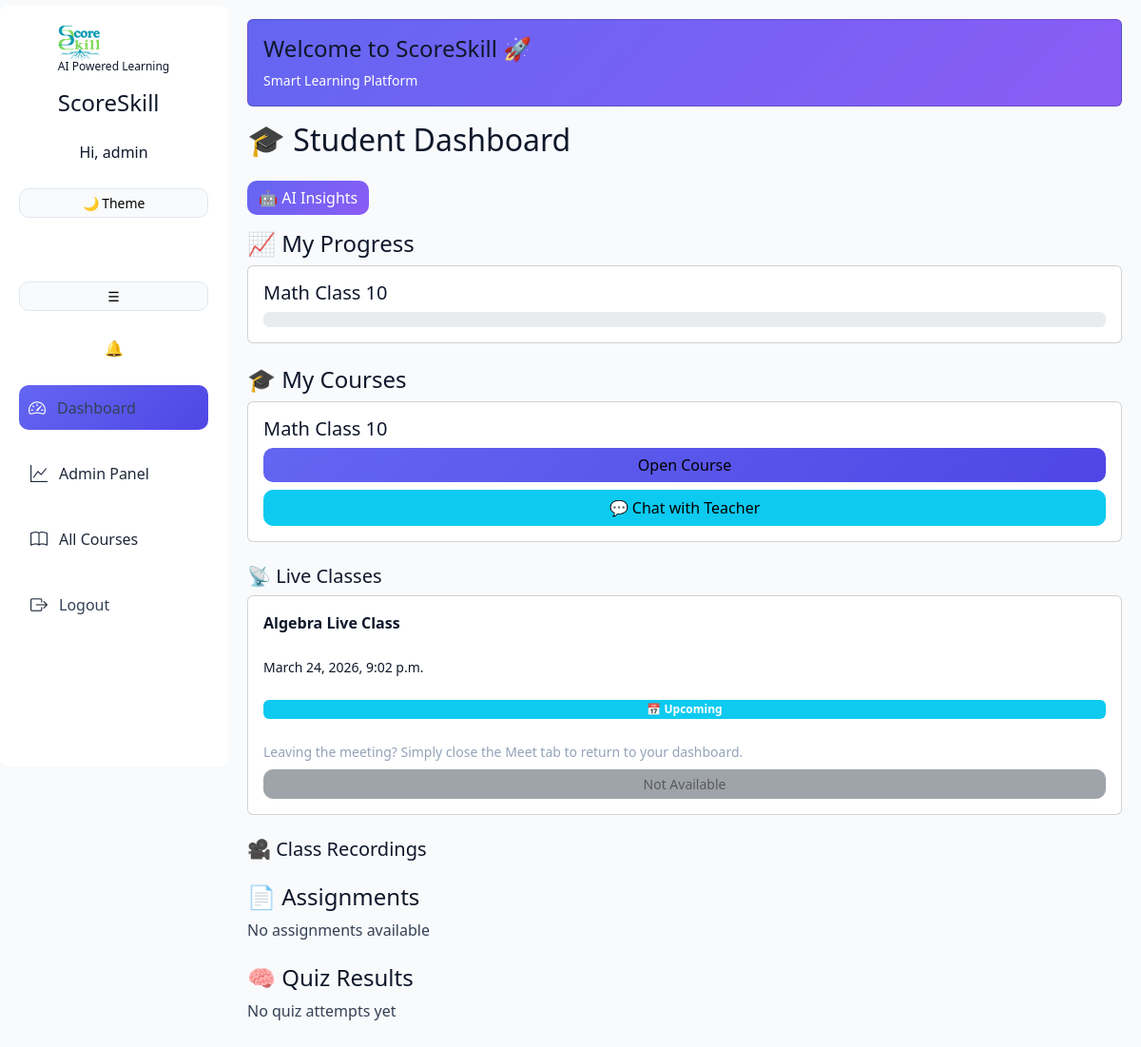
The page /dashboard/ (signed in) on the database its author committed.
### core/models.py (models this page shows, shortened)
class User(AbstractUser):
    USER_TYPE_CHOICES = (
        ('teacher', 'Teacher'),
        ('student', 'Student'),
    )
    user_type = models.CharField(
        max_length=10,
        choices=USER_TYPE_CHOICES,
        default='student'
    )
    last_seen = models.DateTimeField(null=True, blank=True)

class Course(models.Model):
    title = models.CharField(max_length=200)
    description = models.TextField()
    teacher = models.ForeignKey(User, on_delete=models.CASCADE)
    price = models.IntegerField(default=499)
    is_private = models.BooleanField(default=False)   # 👈 ADD THIS

class LiveClass(models.Model):
    title = models.CharField(max_length=200)
    course = models.ForeignKey(Course, on_delete=models.CASCADE)
    date = models.DateTimeField()
    meeting_link = models.URLField(null=True, blank=True)
    whiteboard_link = models.URLField(null=True, blank=True)
    is_live = models.BooleanField(default=False)
    is_completed = models.BooleanField(default=False)
    teacher_started = models.BooleanField(default=False)
    completed_at = models.DateTimeField(null=True,blank=True)

### core/views.py (the view, shortened to what this page needs)
# urls.py: path('dashboard/', views.dashboard, name='dashboard'),
def dashboard(request):
    from django.utils.timezone import now
    if not request.user.is_authenticated:
        request.user.last_seen = now()
        request.user.save()
        return redirect('login')
    recordings = []
    if getattr(request.user, 'user_type', None) == 'teacher':
        courses = Course.objects.filter(teacher=request.user)
        total_students = Enrollment.objects.filter(course__in=courses).count()
        total_classes = LiveClass.objects.filter(course__in=courses).count()
        total_revenue = Enrollment.objects.filter(
            course__in=courses
        ).count() * 500  # temporary logic
        total_assignments = Assignment.objects.filter(
            lesson__module__course__in=courses
        ).count()
        thirty_minutes_ago = timezone.now() - timedelta(minutes=30)
        live_classes = LiveClass.objects.filter(
            course__in=courses
        ).exclude(
            is_completed=True,
            completed_at__lt=thirty_minutes_ago
        )
        notifications = Notification.objects.filter(
            user=request.user
        ).order_by('-created_at')[:5]
        notification_count = Notification.objects.filter(
            user=request.user,
            is_read=False
        ).count()
        return render(request, 'teacher_dashboard.html', {
            'courses': courses,
            'total_students': total_students,
            'total_classes': total_classes,
            'total_revenue': total_revenue,
            'total_assignments': total_assignments,
            'live_classes': live_classes,
            'notification_count': notification_count,
            'notifications': notifications,
        })
    else:
        enrolled = Enrollment.objects.filter(student=request.user)
        enrolled_courses = [e.course for e in enrolled]
        next_class = LiveClass.objects.filter(
            course__in=enrolled_courses,
            date__gte=timezone.now()
        ).order_by('date').first()
        thirty_minutes_ago = timezone.now() - timedelta(minutes=30)
        live_classes = LiveClass.objects.filter(
            course__in=enrolled_courses
        ).exclude(
            is_completed=True,
            completed_at__lt=thirty_minutes_ago
        )
        for cls in live_classes:
            now = timezone.now()
            cls.can_join = False
            cls.status = "Upcoming"
            if cls.date - timedelta(minutes=5) <= now <= cls.date:
                cls.status = "Starting Soon"
            if cls.is_live:
                cls.status = "Live"
            if cls.is_completed or now > cls.date + timedelta(hours=2):
                cls.status = "Completed"
            if cls.is_live or (cls.date - timedelta(minutes=5) <= now <= cls.date + timedelta(hours=2)):
                cls.can_join = True
        progress_data = []
        for course in enrolled_courses:
            total_lessons = Lesson.objects.filter(module__course=course).count()
            completed_lessons = Progress.objects.filter(
                student=request.user,
                lesson__module__course=course,
                completed=True
            ).count()
            percent = 0
            if total_lessons > 0:
                percent = int((completed_lessons / total_lessons) * 100)
            certificate_unlocked = percent >= 80
            if certificate_unlocked:
                Notification.objects.get_or_create(
                    user=request.user,
                    message=f"🎓 Certificate unlocked for {course.title}"
                )
            progress_data.append({
                'course': course,
                'percent': percent,
                'certificate': certificate_unlocked
            })
        assignments = Assignment.objects.filter(
            lesson__module__course__in=enrolled_courses
        )
        assignment_data = []
        quiz_results = QuizResult.objects.filter(student=request.user)
        recordings = []
        notifications = Notification.objects.filter(
            user=request.user
        ).order_by('-created_at')[:5]
        notification_count = Notification.objects.filter(
            user=request.user,
            is_read=False
        ).count()
        return render(request, 'student_dashboard.html', {
            'enrolled_courses': enrolled_courses,
            'live_classes': live_classes,
            'progress_data': progress_data,
            'assignments': assignment_data,
            'quiz_results': quiz_results,
            'next_class': next_class,
            'recordings': recordings,
            'notification_count': notification_count,
            'notifications': notifications,
        })

### core/templates/student_dashboard.html (shortened to what this page needs)
{% extends 'base.html' %}
{% block content %}
<h2 class="mb-4">🎓 Student Dashboard</h2>
<a href="/ai-insights/" class="btn ai-btn mb-3">
    🤖 AI Insights
</a>
<h4>📈 My Progress</h4>
{% for item in progress_data %}
<div class="card p-3 mb-3">
    <h5>{{ item.course.title }}</h5>
    <div class="progress">
    </div>
</div>
{% endfor %}
<h4 class="mt-4">🎓 My Courses</h4>
{% if enrolled_courses %}
    {% for course in enrolled_courses %}
        <div class="card p-3 mb-3">
            <h5>{{ course.title }}</h5>
            <a href="/course/{{ course.id }}/" class="btn btn-primary">
                Open Course
            </a>
            <a href="/chat/{{ course.teacher.id }}/{{ course.id }}/"
                class="btn btn-info mt-2">
                💬 Chat with Teacher
            </a>
        </div>
    {% endfor %}
{% else %}
    <div class="card p-3 text-center">
        No courses enrolled yet
    </div>
{% endif %}
<h5 class="mt-4">📡 Live Classes</h5>
{% for cls in live_classes %}
<div class="card p-3 mb-3">
    <strong>{{ cls.title }}</strong><br>
    <small>{{ cls.date }}</small><br>
    {% if cls.is_completed %}
        <span class="badge bg-secondary">
            ✔ Completed
        </span>
    {% elif cls.is_live %}
        <span class="badge bg-danger">
            🔴 Live
        </span>
    {% elif cls.status == "Starting Soon" %}
        <span class="badge bg-warning">
            ⏳ Starting Soon
        </span>
    {% else %}
        <span class="badge bg-info">
            📅 Upcoming
        </span>
    {% endif %}
    <br>
        <small class="text-muted">
        Leaving the meeting? Simply close the Meet tab to return to your dashboard.
        </small>
    {% if cls.is_completed %}
        <button class="btn btn-secondary btn-sm mt-2" disabled>
            ✔ Class Completed
        </button>
    {% elif cls.can_join %}
        <a href="{% url 'join_live_class' cls.id %}"
            target="_blank"
            class="btn btn-success btn-sm mt-2">
            Join Class
        </a>
    {% else %}
        <button class="btn btn-secondary btn-sm mt-2" disabled>
            Not Available
        </button>
    {% endif %}
</div>
{% empty %}
<div class="card p-3 text-center">
    No live classes available
</div>
{% endfor %}
<h5 class="mt-4">🎥 Class Recordings</h5>
<h4 class="mt-4">📄 Assignments</h4>
{% for item in assignments %}
<div class="card p-3 mb-2 d-flex justify-content-between align-items-center">
    <div>
        <strong>{{ item.assignment.title }}</strong>
    </div>
    <div>
        {% if item.submitted %}
            <span class="badge bg-success">Submitted</span>
        {% else %}
            <span class="badge bg-danger">Pending</span>
            <a href="/submit/{{ item.assignment.id }}/"
               class="btn btn-sm btn-warning ms-2">
               Submit
            </a>
        {% endif %}
    </div>
</div>
{% empty %}
<p>No assignments available</p>
{% endfor %}
<h4 class="mt-4">🧠 Quiz Results</h4>
{% for result in quiz_results %}
<div class="card p-2 mb-2">
    {{ result.quiz.title }}
    <span class="badge bg-success">
        {{ result.score }}/{{ result.total }}
    </span>
</div>
{% empty %}
<p>No quiz attempts yet</p>
{% endfor %}
{% endblock %}

### core/templates/base.html (shortened to what this page needs)
<!DOCTYPE html>
<html>
{% load static %}
<head>
    <link href="https://cdn.jsdelivr.net/npm/bootstrap@5.3.0/dist/css/bootstrap.min.css" rel="stylesheet">
    <link href="https://cdn.jsdelivr.net/npm/bootstrap-icons/font/bootstrap-icons.css" rel="stylesheet">
</head>
<body>
<div class="sidebar" id="sidebar">
    <h4>
        <img src="{% static 'scoreskill_logo.png' %}" class="logo" width="45">
        <p style="font-size:12px; color:#94a3b8;">AI Powered Learning</p>
        ScoreSkill
    </h4>
    {% if request.user.is_authenticated %}
        <p class="mt-2">Hi, {{ request.user.username }}</p>
    {% endif %}
    <button onclick="toggleDarkMode()" class="btn btn-sm btn-outline-secondary mb-3 w-100">
        🌙 Theme
    </button>
    <button onclick="toggleSidebar()" class="btn btn-sm btn-outline-secondary mb-3">
        ☰
    </button>
    {% if request.user.is_authenticated %}
        <div style="position: relative;">
            <button onclick="toggleNotifications()"
                style="background:none;border:none;color:white;cursor:pointer;position:relative;">
                🔔
            </button>
        </div>
        <a href="/dashboard/" class="active">
            <i class="bi bi-speedometer2"></i>
            <span>Dashboard</span>
        </a>
        {% if request.user.is_staff %}
            <a href="/admin-dashboard/">
                <i class="bi bi-graph-up"></i> Admin Panel
            </a>
        {% endif %}
        <a href="/courses/"><i class="bi bi-book"></i> All Courses</a>
        <a href="/logout/">
            <i class="bi bi-box-arrow-right"></i>
            <span>Logout</span>
        </a>
    {% endif %}
</div>
<div class="main">
    <div class="content-wrapper">
        <div class="card p-3 mb-3" style="background: linear-gradient(135deg, #6366f1, #8b5cf6); color:white;">
            <h4>Welcome to ScoreSkill 🚀</h4>
            <small>Smart Learning Platform</small>
        </div>
        {% block content %}
        {% endblock %}
    </div>
</div>
</body>
</html>

### core/templates/base.html (style rules this page uses)
body { background: #f8fafc; color: #0f172a; }
.sidebar { background: #ffffff; color: #1e293b; backdrop-filter: blur(15px); border-right: 1px solid rgba(255,255,255,0.1); width: 240px; height: 100vh; position: fixed; top: 0; left: 0; padding: 20px; z-index: 1000; border-radius: 8px; display: flex; align-items: center; gap: 10px; margin: 6px 0; text-decoration: none; transition: 0.3s; flex-direction: column; }
.sidebar a { display: flex; width: 100%; padding: 10px 12px; margin: 6px 0; border-radius: 10px; text-decoration: none; color: #1e293b; align-items: center; gap: 12px; transition: all 0.3s ease; font-weight: 500; overflow-y: auto; scrollbar-width: thin; }
.sidebar button { width: 100%; margin-bottom: 10px; display: block; width: 100%; }
.sidebar .btn { color: #0f172a; border: 1px solid #e2e8f0; background: #f8fafc; }
.sidebar a.active { background: linear-gradient(135deg, #6366f1, #4f46e5); color: white !important; padding: 10px; border-radius: 10px; }
.sidebar h4, .sidebar p { color: #0f172a !important; }
.sidebar i { font-size: 18px; }
.main { margin-left: 240px; padding: 20px; width: calc(100% - 240px); min-height: 100vh; transition: 0.3s; }
.card { background: #ffffff; color: #0f172a; animation: fadeIn 0.4s ease-in; }
.btn { border-radius: 10px; color: #000 !important; }
.btn-primary { background: linear-gradient(135deg, #6366f1, #4f46e5); border: none; }
.card { animation: fadeIn 0.5s ease-in; }
h1, h2, h3, h4, h5, h6 { color: #0f172a; }
p, span { color: #334155; }
.text-muted { color: #94a3b8 !important; }
.logo { transition: 0.3s ease; }
.ai-btn { background: linear-gradient(135deg, #6366f1, #8b5cf6); color: white !important; border: none; border-radius: 10px; }
.content-wrapper { padding: 0; margin: 0; width: 100%; }

### rows shown on the page
User: user.username "admin"
Course: course "Math Class 10", title "Math Class 10"
LiveClass: title "Algebra Live Class", date "March 24, 2026, 9:02 p.m.", is_completed "📅 Upcoming"
